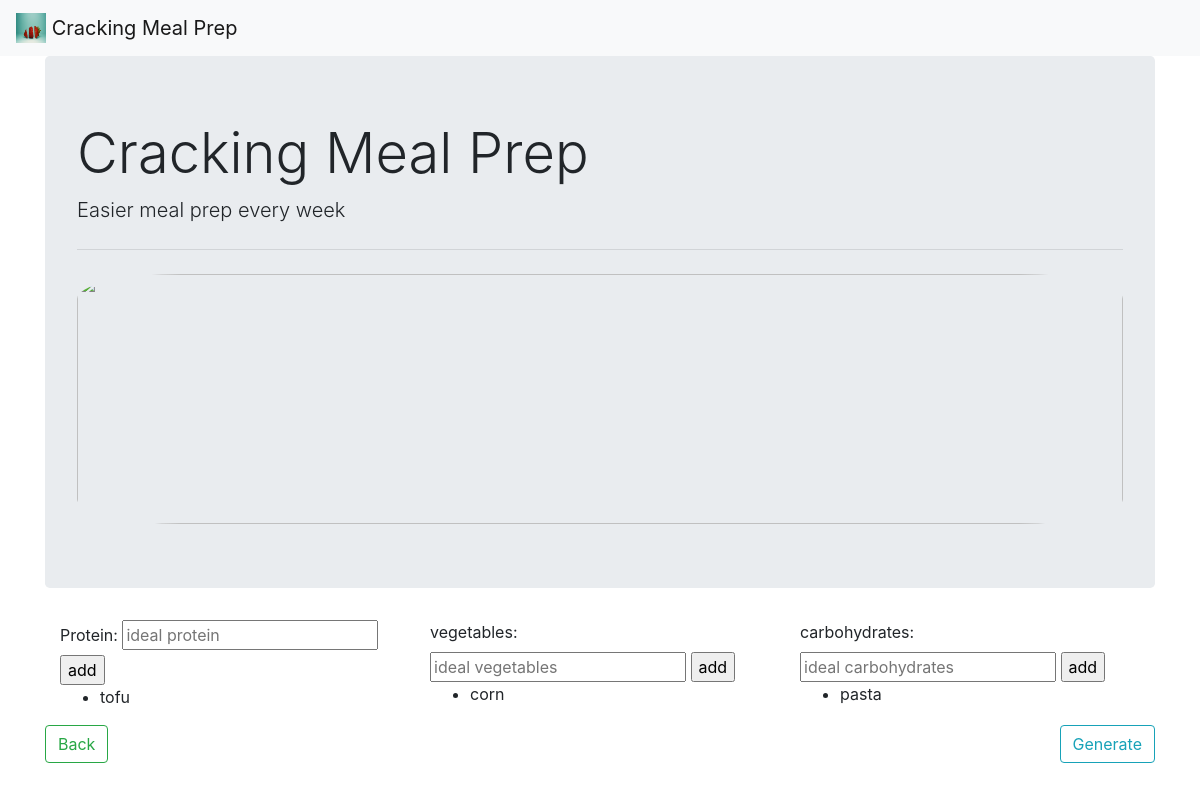
The page /ingredients on the database as committed earlier.
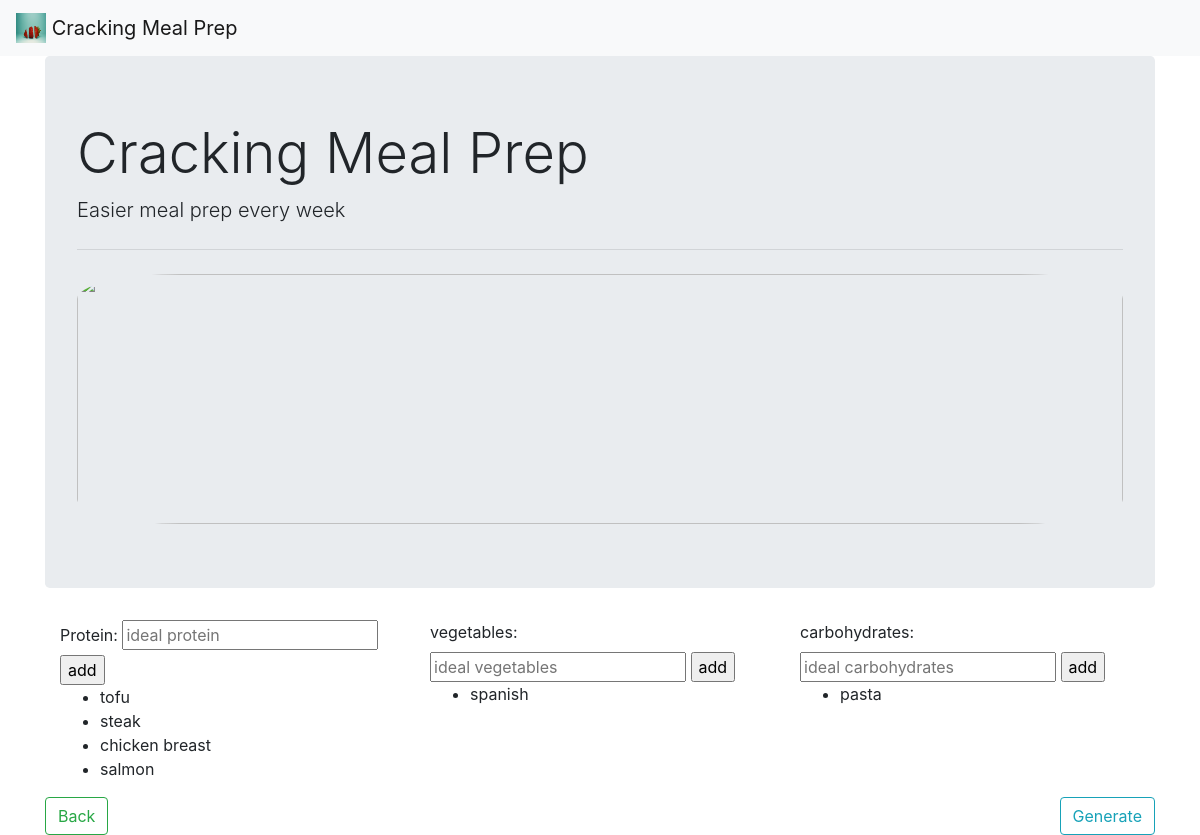
The same page on the database as committed later.
### testApi.py (models this page shows)
class Ingredient(db.Model):
    id = db.Column(db.Integer, primary_key=True)
    type = db.Column(db.String, unique=False, nullable=False)
    name = db.Column(db.String, unique=True, nullable=False)
    datastr = db.Column(db.String, unique=False, nullable=True)

### testApi.py (the view)
@app.route('/ingredients')
def ingredients():
        ingPro = Ingredient.query.filter_by(type="pro")
        ingVeg = Ingredient.query.filter_by(type="veg")
        ingCarb = Ingredient.query.filter_by(type="carb")
        return render_template('ingredients.html', ingPro=ingPro, ingVeg=ingVeg, ingCarb=ingCarb)

### templates/ingredients.html (shortened to what this page needs)
{% extends "base.html" %}
{% block content %}
<div class="container">
    <div class="row row-cols-3">
        <div class="col">
            <form action="{{url_for('addpro')}}" method="POST">
                <label for="protein">Protein: </label>
                <input type="text" name="protein" placeholder="ideal protein" required>
                <input type="submit" value="add">
            </form>
            <ul>
                {% for protein in ingPro %}
                <li>{{protein.name}}</li>
                {% endfor %}
            </ul>
        </div>
        <div class="col">
            <form action="{{url_for('addveg')}}" method="POST">
                <label for="vagetables">vegetables: </label>
                <input type="text" name="veg" placeholder="ideal vegetables">
                <input type="submit" value="add">
            </form>
            <ul>
                {% for vegetables in ingVeg %}
                <li>{{vegetables.name}}</li>
                {% endfor %}
            </ul>
        </div>
        <div class="col">
            <form action="{{url_for('addcarb')}}" method="POST">
                <label for="carbohydrates">carbohydrates: </label>
                <input type="text" name="carbohydrates" placeholder="ideal carbohydrates">
                <input type="submit" value="add">
            </form>
            <ul>
                {% for carbohydrates in ingCarb %}
                <li>{{carbohydrates.name}}</li>
                {% endfor %}
            </ul>
        </div>
    </div>
</div>
<a class="btn btn-outline-success float-left" href="mealnum" role="button">Back</a>
<a class="btn btn-outline-info float-right" href="generate" role="button">Generate</a>
{% endblock %}

### templates/base.html (shortened to what this page needs)
<!doctype html>
<html lang="en">
  <head>
    <link rel="stylesheet" href="https://stackpath.bootstrapcdn.com/bootstrap/4.5.0/css/bootstrap.min.css">
  </head>
  <body>
    <nav class="navbar navbar-light bg-light">
      <a class="navbar-brand" href="/">
        <img src="{{url_for('static', filename='icon2.jpg')}}" width="30" height="30" class="d-inline-block align-top" alt="" loading="lazy">
        Cracking Meal Prep
      </a>
    </nav>
    <div class="container" id="container">
      <div class="jumbotron">
          <h1 class="display-4">Cracking Meal Prep</h1>
          <p class="lead">Easier meal prep every week</p>
          <hr class="my-4">
          <img src="{{url_for('static', filename='icon5.jpg')}}" width="100%" height="250px" style="object-fit: cover; border-radius: 10%" class="d-inline-block align-top" alt="" loading="lazy">
      </div>
        {% block content %}
        {% endblock %}
    </div>
  </body>
</html>

Rows that differ between the two databases and show on the page:
added Ingredient: name "steak", shown under "Cracking Meal Prep"
added Ingredient: name "chicken breast", shown under "Cracking Meal Prep"
added Ingredient: name "salmon", shown under "Cracking Meal Prep"
changed Ingredient: name "corn" → "spanish"
